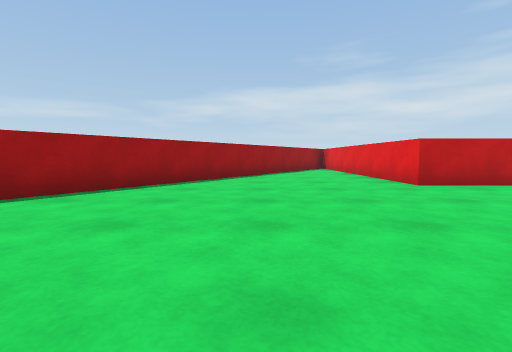
View 1 (above)

20 first-person views from a walk through a scene from a Unity 3-D project. The camera is 0.62 m above the floor, tilts 4° down and sees 85° across. The floor is counted in squares, 1 m on a side. Each view is taken from the middle of a square. On the plan, view 1 faces up. The plan holds only what a view shows up to about 9 squares ahead; the rest is blank. The place goes on beyond the plan.

View 2
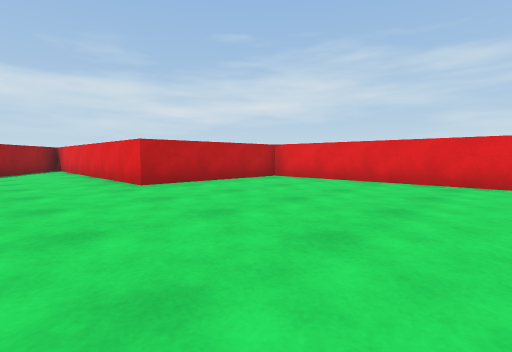

View 3
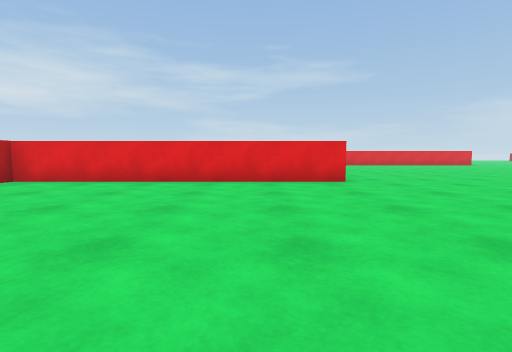

View 4
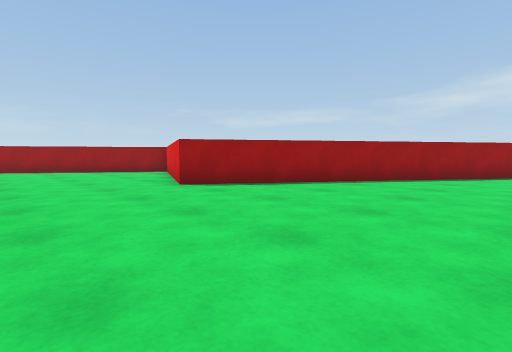

View 5
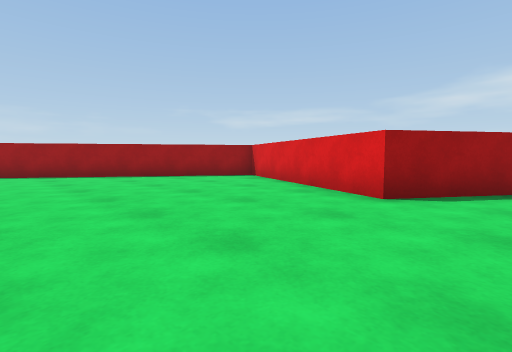

View 6
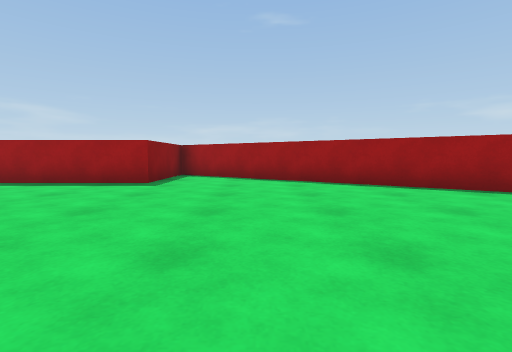

View 7
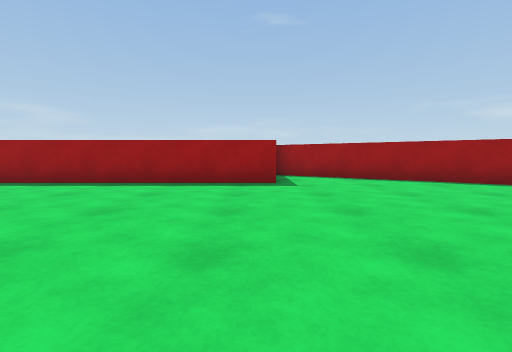

View 8
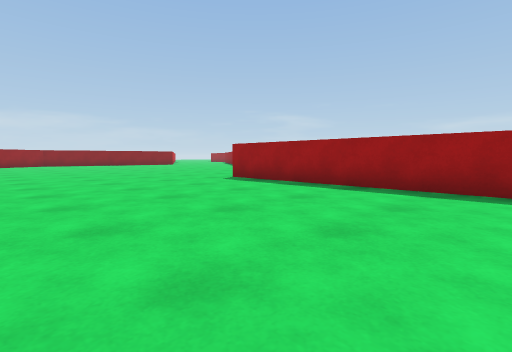

View 9
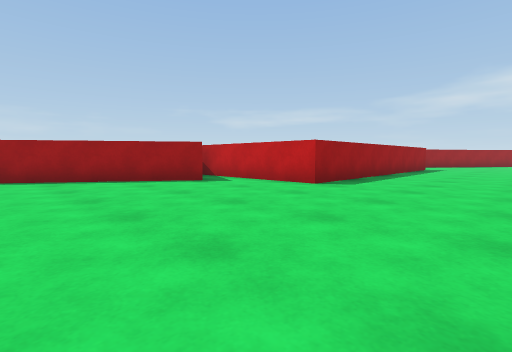

View 10
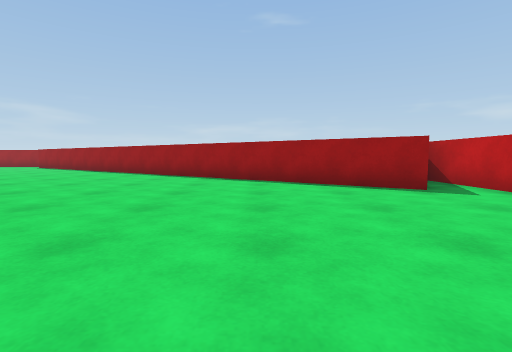

View 11
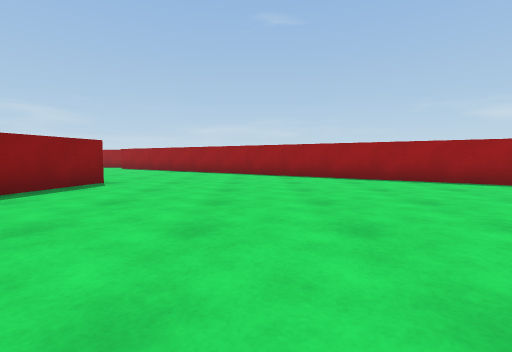

View 12
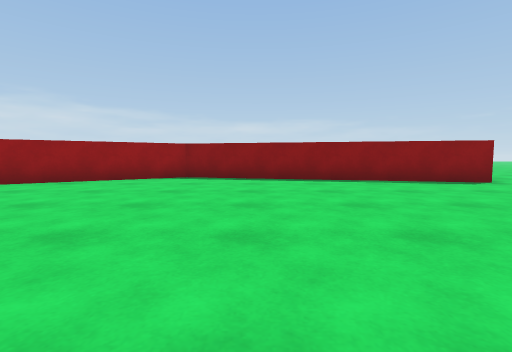

View 13
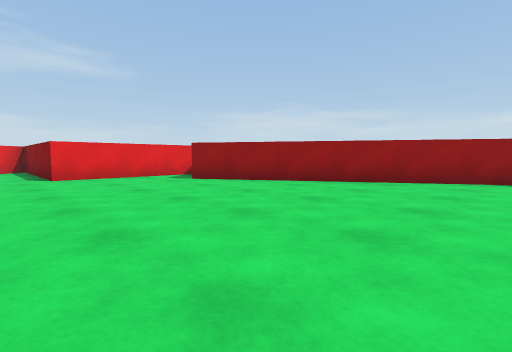

View 14
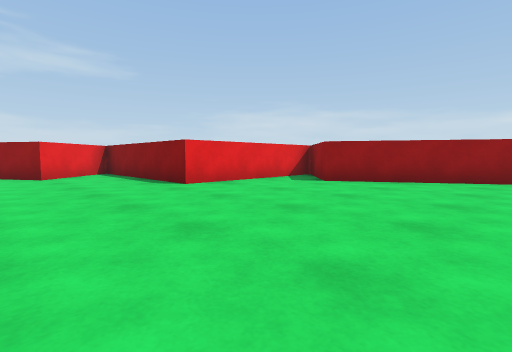

View 15
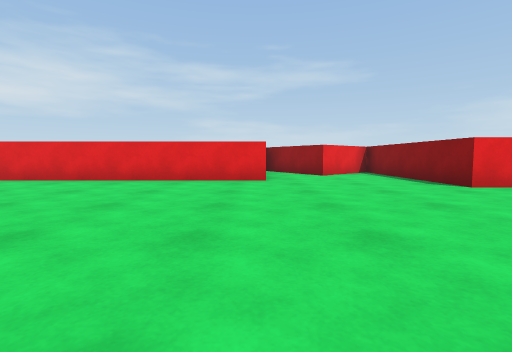

View 16
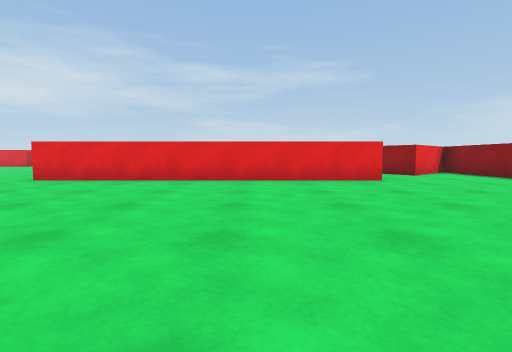

View 17
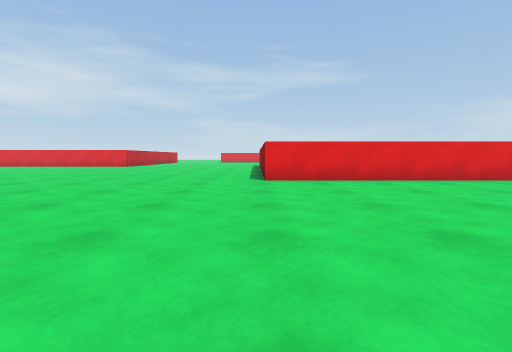

View 18
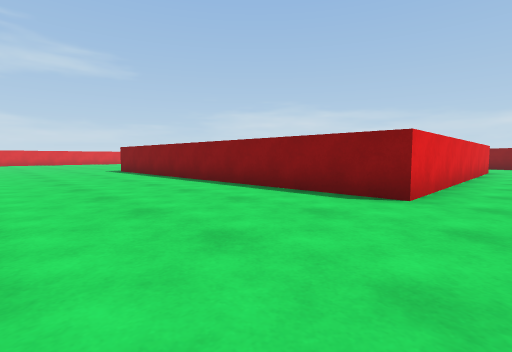

View 19
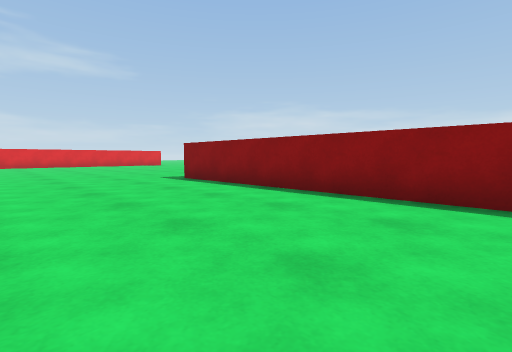

View 20
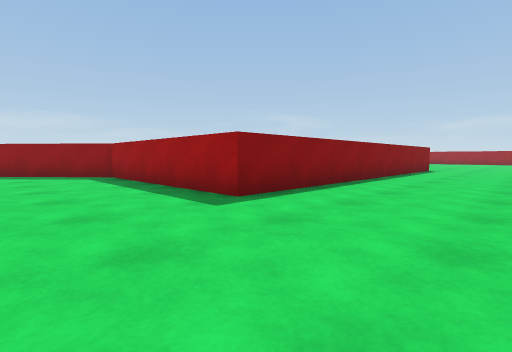

### Floor plan
Points are (right, up) in squares from view 1. A wall is a line through its corners. A room is listed if a view was taken in it or the views show most of it. See-through windows are left out.
Room 1 (views 1, 2, 3, 4, 5, 6, 7, 8, 9, 10, 11, 12, 13, 14, 15, 16, 17, 18, 19, 20)
walls: (-1.8, -19.4) (-1.8, -10.2) (9.2, -10.2) (9.2, -15.9) (11.5, -18.5); (1.3, -22.6) (0.1, -21.2) (1.3, -20.4); (-17, -6.5) (-14.5, -6.5) (-14.5, -15.5) (-19.2, -15.5); (-17.1, -16.8) (-20.5, -21.8); (7.9, -2.2) (7.9, 6) (3.5, 6) (3.5, 8.5); (-11.7, 2.1) (-17, -5.8); (-3.4, -27.2) (-3.4, -23.3) (0.5, -23.3); (-0.5, 8.6) (-5.5, 1.2) (-10.4, 3.4); (-19.6, -28.6) (-11.9, -30.3) (-5.2, -26.3) (-4, -27.6)

Where each view was taken, in squares from view 1:
view 1: 0 up, 0 right, facing up
view 2: 0 up, 1 right, facing up-right
view 3: 0 up, 1 right, facing right
view 4: 2 down, 0 right, facing up-left
view 5: 3 down, 4 left, facing up-left
view 6: 4 down, 8 left, facing left
view 7: 7 down, 8 left, facing left
view 8: 9 down, 9 left, facing down-left
view 9: 21 down, 11 left, facing up-left
view 10: 20 down, 12 left, facing left
view 11: 25 down, 13 left, facing left
view 12: 22 down, 14 left, facing down
view 13: 22 down, 12 left, facing down-right
view 14: 20 down, 9 left, facing down-right
view 15: 19 down, 9 left, facing right
view 16: 16 down, 9 left, facing right
view 17: 10 down, 9 left, facing right
view 18: 6 down, 3 left, facing down-right
view 19: 6 down, 2 right, facing down-right
view 20: 7 down, 12 right, facing down-left
